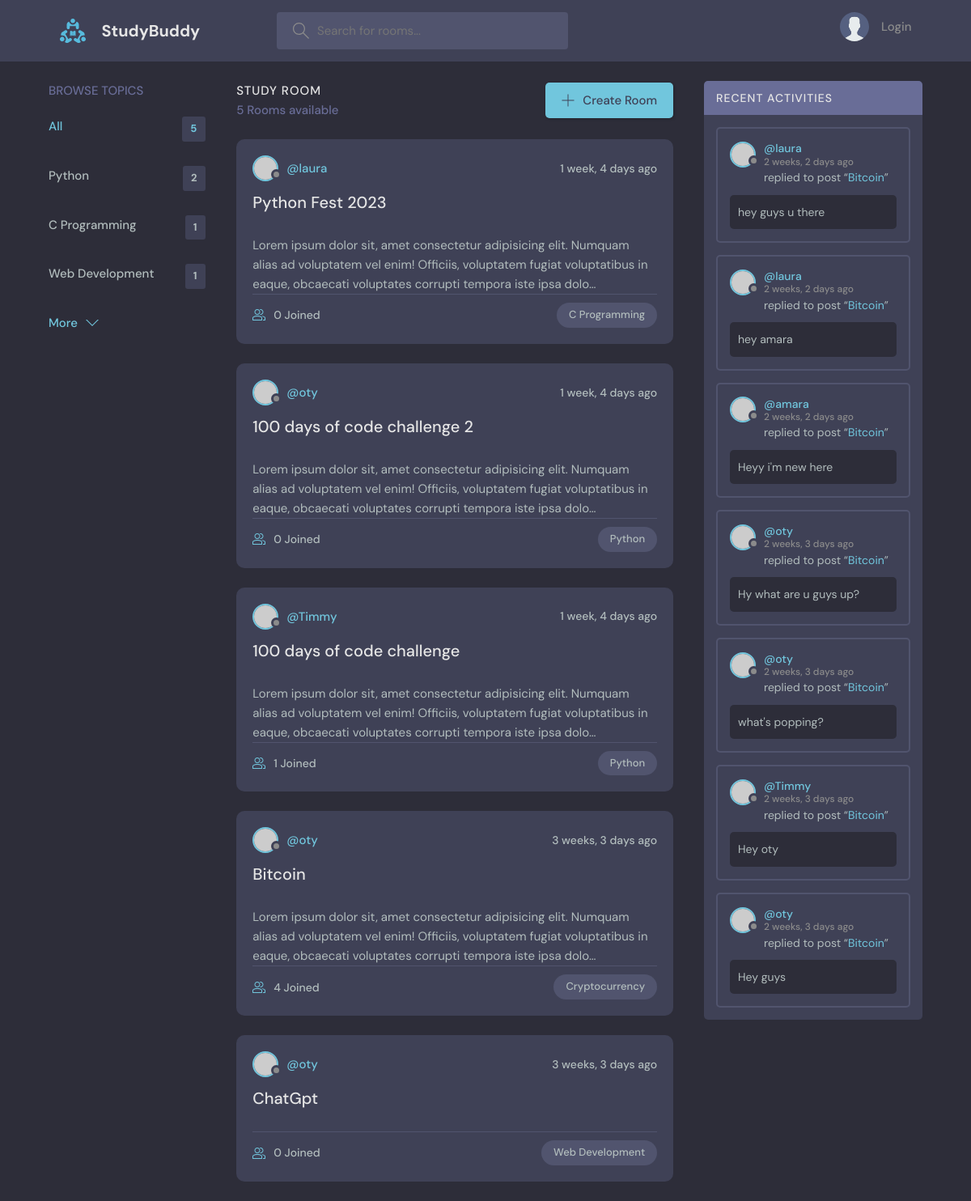
The app's page /, older data.
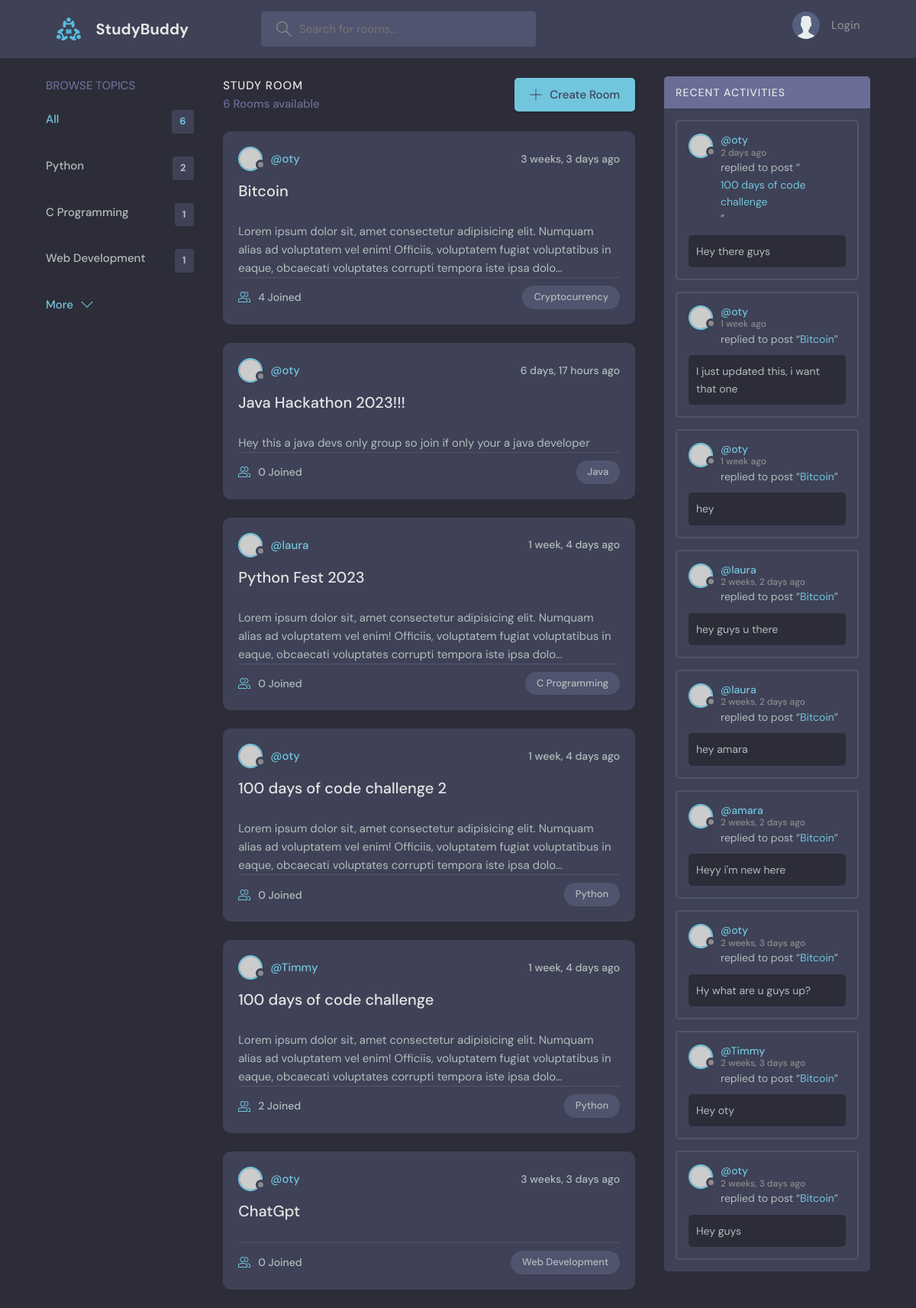
The same page, newer data.
### base/models.py (models this page shows, shortened)
class Topic(models.Model):
    name = models.CharField(max_length=200)

class Room(models.Model):
    host = models.ForeignKey(User, on_delete=models.SET_NULL, null=True)
    topic = models.ForeignKey(Topic, on_delete=models.CASCADE, null=True)
    name = models.CharField(max_length=200)
    description = models.TextField(null=True, blank=True)
    participants = models.ManyToManyField(User, related_name="participants", blank=True)
    updated = models.DateTimeField(auto_now=True)
    created = models.DateTimeField(auto_now_add=True)
    class Meta:
        ordering = ['-updated', '-created']
    def __str__(self):
        return self.name

class Message(models.Model):
    user = models.ForeignKey(User, on_delete=models.CASCADE)
    room = models.ForeignKey(Room, on_delete=models.CASCADE)
    body = models.TextField()
    updated = models.DateTimeField(auto_now=True)
    created = models.DateTimeField(auto_now_add=True)
    class Meta:
        ordering = ['-updated', '-created']

### base/views.py (the view)
# urls.py: path('', views.home, name="home"),
def home(request):
    q = request.GET.get('q') if request.GET.get('q') != None else ''
    rooms = Room.objects.filter(
        Q(topic__name__icontains=q) |
        Q(name__icontains=q) |
        Q(description__icontains=q)
        )
    topics = Topic.objects.all()[0:3]
    room_count = rooms.count()
    room_messages = Message.objects.filter(Q(room__topic__name__icontains=q))
    context = {'rooms': rooms, 'topics': topics, 'room_count': room_count, "room_messages": room_messages}
    return render(request, 'base/home.html', context)

### base/templates/base/home.html (shortened to what this page needs)
{% extends 'main.html'%}
{%block content%}
<main class="layout layout--3">
  <div class="container">
    {% include 'base/topics_components.html' %}
    <div class="roomList">
      <div class="roomList__header">
        <div>
          <h2>Study Room</h2>
          <p>{{room_count}} Rooms available</p>
        </div>
        <a class="btn btn--main" href="{% url 'create-room' %}">
          <svg version="1.1" xmlns="http://www.w3.org/2000/svg" width="32" height="32" viewBox="0 0 32 32">
            <title>add</title>
            <path
              d="M16.943 0.943h-1.885v14.115h-14.115v1.885h14.115v14.115h1.885v-14.115h14.115v-1.885h-14.115v-14.115z">
            </path>
          </svg>
          Create Room
        </a>
      </div>
      {% include 'base/feeds_component.html' %}
    </div>
    {% include 'base/activity_components.html'%}
  </div>
</main>
{% endblock %}

### base/templates/base/topics_components.html
<div class="topics">
          <div class="topics__header">
            <h2>Browse Topics</h2>
          </div>
          <ul class="topics__list">
            <li>
              <a href="{% url 'home' %}" class="active">All <span>{{rooms.count}}</span></a>
            </li>
                {% for topic in topics %}
            <li>
              <a href="{% url 'home' %}?q={{topic.name}}">{{topic.name}} <span>{{topic.room_set.all.count}}</span></a>
            </li>
            {%endfor%}
          </ul>
          <button class="btn btn--link" href="/">
            More
            <svg version="1.1" xmlns="http://www.w3.org/2000/svg" width="32" height="32" viewBox="0 0 32 32">
              <title>chevron-down</title>
              <path d="M16 21l-13-13h-3l16 16 16-16h-3l-13 13z"></path>
            </svg>
          </button>
        </div>

### base/templates/base/feeds_component.html (shortened to what this page needs)
{% for room in rooms%}
<div class="roomListRoom">
  <div class="roomListRoom__header">
    <a href="{% url 'user-profile' room.host.id%}" class="roomListRoom__author">
      <div class="avatar avatar--small">
        <img src="https://randomuser.me/api/portraits/women/11.jpg" />
      </div>
      <span>@{{room.host.username}}</span>
    </a>
    <div class="roomListRoom__actions">
      <span>{{room.created|timesince}} ago</span>
    </div>
  </div>
  <div class="roomListRoom__content">
    <a href="{% url 'room' room.id %}">{{room.name}}</a>
  </div>
  <p>{{room.description|truncatechars_html:200}}</p>
  <div class="roomListRoom__meta">
    <a href="{% url 'room' room.id %}" class="roomListRoom__joined">
      {{room.participants.all.count}} Joined
    </a>
    <p class="roomListRoom__topic">{{room.topic.name}}</p>
  </div>
</div>
{% endfor %}

### base/templates/base/activity_components.html (shortened to what this page needs)
<div class="activities">
  <div class="activities__header">
    <h2>Recent Activities</h2>
  </div>
  {% for message in room_messages%}
  <div class="activities__box">
    <div class="activities__boxHeader roomListRoom__header">
      <a href="{% url 'user-profile' message.user.id %}" class="roomListRoom__author">
        <div class="avatar avatar--small">
          <img src="https://randomuser.me/api/portraits/women/11.jpg" />
        </div>
        <p>
          @{{message.user}}
          <span>{{message.created | timesince}} ago</span>
        </p>
      </a>
    </div>
    <div class="activities__boxContent">
      <p>replied to post “<a href="{% url 'room' message.room.id %}">{{message.room}}</a>”</p>
      <div class="activities__boxRoomContent">
        {{message.body}}
      </div>
    </div>
  </div>
  {%endfor%}
</div>

Row changes from the older to the newer data that the page shows:
removed Message: user "oty", created "2 weeks, 3 days", room "Bitcoin", body "what's popping?"
changed Room "Bitcoin": moves up the list
added Room: host.username "oty", created "6 days, 17 hours", name "Java Hackathon 2023!!!", description "Hey this a java devs only group so join if only your a java developer", participants.all.count "0", topic.name "Java"
computed for Room "100 days of code challenge": participants.all.count "1" → "2"
added Message: user "oty", created "2 days", room "100 days of code challenge", body "Hey there guys"
added Message: user "oty", created "1 week", room "Bitcoin", body "I just updated this, i want that one"
added Message: user "oty", created "1 week", room "Bitcoin", body "hey"
Text that changed along with them:
{{ rooms.count }}: "5" → "6"
{{ room_count }}: "5" → "6"
